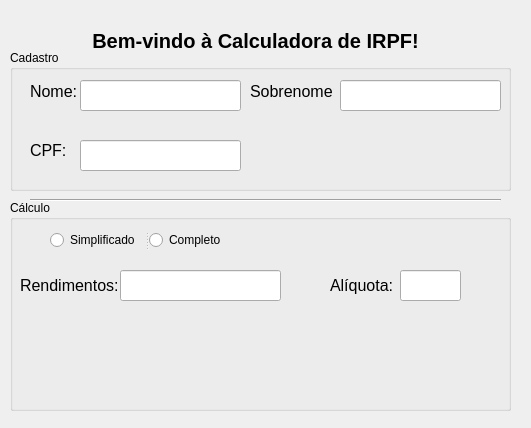
<?xml version="1.0" encoding="UTF-8"?>
<ui version="4.0">
 <class>Form</class>
 <widget class="QWidget" name="Form">
  <property name="geometry">
   <rect>
    <x>0</x>
    <y>0</y>
    <width>531</width>
    <height>428</height>
   </rect>
  </property>
  <property name="windowTitle">
   <string>IRPF Calculator</string>
  </property>
  <widget class="QLabel" name="label">
   <property name="geometry">
    <rect>
     <x>80</x>
     <y>10</y>
     <width>351</width>
     <height>61</height>
    </rect>
   </property>
   <property name="font">
    <font>
     <pointsize>15</pointsize>
     <bold>true</bold>
    </font>
   </property>
   <property name="text">
    <string>Bem-vindo à Calculadora de IRPF!</string>
   </property>
   <property name="alignment">
    <set>Qt::AlignCenter</set>
   </property>
  </widget>
  <widget class="Line" name="line">
   <property name="geometry">
    <rect>
     <x>30</x>
     <y>190</y>
     <width>471</width>
     <height>21</height>
    </rect>
   </property>
   <property name="orientation">
    <enum>Qt::Horizontal</enum>
   </property>
  </widget>
  <widget class="QGroupBox" name="groupBox">
   <property name="geometry">
    <rect>
     <x>10</x>
     <y>50</y>
     <width>501</width>
     <height>141</height>
    </rect>
   </property>
   <property name="title">
    <string>Cadastro</string>
   </property>
   <widget class="QLineEdit" name="lineEdit">
    <property name="geometry">
     <rect>
      <x>70</x>
      <y>30</y>
      <width>161</width>
      <height>31</height>
     </rect>
    </property>
    <property name="text">
     <string/>
    </property>
   </widget>
   <widget class="QLabel" name="label_2">
    <property name="geometry">
     <rect>
      <x>20</x>
      <y>30</y>
      <width>46</width>
      <height>22</height>
     </rect>
    </property>
    <property name="font">
     <font>
      <pointsize>12</pointsize>
     </font>
    </property>
    <property name="text">
     <string>Nome:</string>
    </property>
   </widget>
   <widget class="QLineEdit" name="lineEdit_3">
    <property name="geometry">
     <rect>
      <x>330</x>
      <y>30</y>
      <width>161</width>
      <height>31</height>
     </rect>
    </property>
   </widget>
   <widget class="QLabel" name="label_4">
    <property name="geometry">
     <rect>
      <x>240</x>
      <y>30</y>
      <width>84</width>
      <height>22</height>
     </rect>
    </property>
    <property name="font">
     <font>
      <pointsize>12</pointsize>
     </font>
    </property>
    <property name="text">
     <string>Sobrenome:</string>
    </property>
   </widget>
   <widget class="QLineEdit" name="lineEdit_2">
    <property name="geometry">
     <rect>
      <x>70</x>
      <y>90</y>
      <width>161</width>
      <height>31</height>
     </rect>
    </property>
    <property name="locale">
     <locale language="Portuguese" country="Brazil"/>
    </property>
    <property name="inputMethodHints">
     <set>Qt::ImhDigitsOnly</set>
    </property>
    <property name="text">
     <string/>
    </property>
   </widget>
   <widget class="QLabel" name="label_3">
    <property name="geometry">
     <rect>
      <x>20</x>
      <y>90</y>
      <width>49</width>
      <height>21</height>
     </rect>
    </property>
    <property name="font">
     <font>
      <pointsize>12</pointsize>
     </font>
    </property>
    <property name="text">
     <string>CPF:</string>
    </property>
   </widget>
  </widget>
  <widget class="QGroupBox" name="groupBox_2">
   <property name="geometry">
    <rect>
     <x>10</x>
     <y>200</y>
     <width>501</width>
     <height>211</height>
    </rect>
   </property>
   <property name="title">
    <string>Cálculo</string>
   </property>
   <widget class="QLineEdit" name="lineEdit_4">
    <property name="geometry">
     <rect>
      <x>110</x>
      <y>70</y>
      <width>161</width>
      <height>31</height>
     </rect>
    </property>
    <property name="locale">
     <locale language="Portuguese" country="Brazil"/>
    </property>
    <property name="inputMethodHints">
     <set>Qt::ImhDigitsOnly</set>
    </property>
    <property name="text">
     <string/>
    </property>
   </widget>
   <widget class="QLabel" name="label_5">
    <property name="geometry">
     <rect>
      <x>10</x>
      <y>70</y>
      <width>111</width>
      <height>31</height>
     </rect>
    </property>
    <property name="font">
     <font>
      <pointsize>12</pointsize>
     </font>
    </property>
    <property name="text">
     <string>Rendimentos:</string>
    </property>
    <property name="wordWrap">
     <bool>true</bool>
    </property>
   </widget>
   <widget class="QLineEdit" name="lineEdit_5">
    <property name="geometry">
     <rect>
      <x>390</x>
      <y>70</y>
      <width>61</width>
      <height>31</height>
     </rect>
    </property>
    <property name="locale">
     <locale language="Portuguese" country="Brazil"/>
    </property>
    <property name="inputMethodHints">
     <set>Qt::ImhDigitsOnly</set>
    </property>
    <property name="text">
     <string/>
    </property>
   </widget>
   <widget class="QLabel" name="label_6">
    <property name="geometry">
     <rect>
      <x>320</x>
      <y>70</y>
      <width>71</width>
      <height>31</height>
     </rect>
    </property>
    <property name="font">
     <font>
      <pointsize>12</pointsize>
     </font>
    </property>
    <property name="text">
     <string>Alíquota:</string>
    </property>
    <property name="wordWrap">
     <bool>true</bool>
    </property>
   </widget>
   <widget class="QSplitter" name="splitter">
    <property name="geometry">
     <rect>
      <x>40</x>
      <y>30</y>
      <width>181</width>
      <height>20</height>
     </rect>
    </property>
    <property name="orientation">
     <enum>Qt::Horizontal</enum>
    </property>
    <widget class="QRadioButton" name="radioButton">
     <property name="text">
      <string>Simplificado</string>
     </property>
    </widget>
    <widget class="QRadioButton" name="radioButton_2">
     <property name="text">
      <string>Completo</string>
     </property>
    </widget>
   </widget>
  </widget>
 </widget>
 <resources/>
 <connections/>
</ui>
